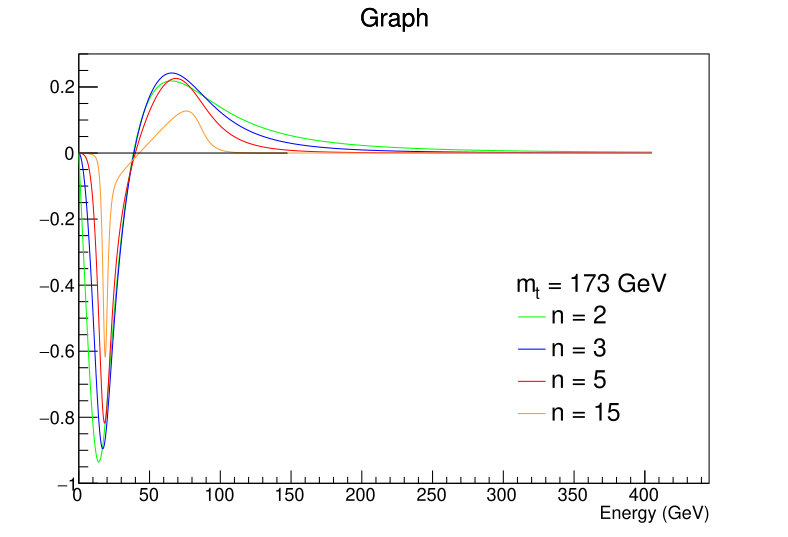

This chart was generated by the following Python code:
#! /usr/bin/env python 

from ROOT import gROOT, TFile, TCanvas, TF1, TGraph, TPaveText, TLatex, TH1F, TLegend, TLine, TColor
from array import array
import ROOT

import re

files = []

f15 = open("Numtab_WF15_LOTopDecay_v2.m","r")
f5 = open("Numtab_WF5_LOTopDecay_v2.m","r")
f3 = open("Numtab_WF3_LOTopDecay_v2.m","r")
f2 = open("Numtab_WF2_LOTopDecay_v2.m","r")

files.append( f2 )
files.append( f3 )
files.append( f5 )
files.append( f15 )

gr2 = TGraph()
gr3 = TGraph()
gr5 = TGraph()
gr15 = TGraph()

mymass = []

c= TCanvas("c","c",1)
nfile = 0

for f in files:

  total = ""
  for line in f:
    total += line

  weights = re.split("{{", total)

  i = 0
  massidx = 0

  myenergy = [ [] ]
  myvalue = [ [] ]
  mymass = []

  mass = []
  energy = []
  value = [] 

  for weight in weights:
    if i == 0:
      i = i+1
      continue
 
    tmp = re.sub('{','',weight) 
    tmp1 = re.sub('}','',tmp) 
    tmp2 = re.sub('\n','',tmp1)
    tmp3 = re.sub(' ','',tmp2)
    tmp4 = re.sub('\*\^','1e',tmp3)
    out = tmp4.split(",") 

    print tmp
    print " " 
    print tmp1
    print " " 
    print tmp2
    print " " 
    print tmp4
    print " "
    print out
    
    mass.append( float(out[0]) )
    energy.append( float(out[1]) )
    value.append( float(out[2]) ) 

    if i == 1:
      mymass.append( float(out[0]) )  
    if i > 1 and mass[len(mass)-2] != mass[len(mass)-1]: 
      mymass.append( mass[len(mass)-1] )
      myenergy.append( [] )
      myvalue.append( [] )
      massidx = massidx + 1
      i= 1

    if i > 1800 :
      continue
    else:
      myenergy[massidx].append( float(out[1]) )
      myvalue[massidx].append( float(out[2]) )  

    i = i + 1

#print myenergy[0]
#print myvalue[0]

  energylen =  len(myenergy)
  masslen =  len(mymass)
  if energylen != masslen: 
    print "WRONG!!!!!!!!!!!!!!!!!!!!!"

  if nfile == 0:
    num = 2
  elif nfile == 1:
    num = 3
  elif nfile == 2:
    num = 5
  else:
    num = 15

  outname = "weightfunc"+str(num) + ".root"
  out = TFile( outname, "recreate")
  

  for j in range(0,massidx+1): 

    x = array('f',myenergy[j])
    y = array('f',myvalue[j])
    grname = str(mymass[j])
    gr = TGraph(len(x), x, y)
    gr.SetName(grname)
    gr.Write()

    if nfile == 0:
      if mymass[j] == 173:
        gr2 = TGraph(len(x), x, y)
        gr2.Draw("AC");
        gr2.SetLineColor(ROOT.kGreen)
        gr2.SetMaximum(0.3);
        gr2.SetMinimum(-1.0);
        gr2.GetXaxis().SetTitle("Energy (GeV)")
    elif nfile == 1:
      if mymass[j] == 173:
        gr3 = TGraph(len(x), x, y)
        gr3.Draw("C");
        gr3.SetLineColor(ROOT.kBlue)
    elif nfile == 2:
      if mymass[j] == 173:
        gr5 = TGraph(len(x), x, y)
        gr5.Draw("C");
        gr5.SetLineColor(ROOT.kRed)
    else:
      if mymass[j] == 173:
        gr15 = TGraph(len(x), x, y)
        gr15.Draw("C");
        gr15.SetLineColor(ROOT.kOrange+1)
  
  nfile = nfile + 1

line = TLine(0,0,147.5,0);
line.SetLineWidth(1)
line.Draw()

l = TLegend(0.65,0.2,0.85,0.5)
l.SetHeader("m_{t} = 173 GeV")
l.AddEntry(gr2,"n = 2","L")
l.AddEntry(gr3,"n = 3","L")
l.AddEntry(gr5,"n = 5","L")
l.AddEntry(gr15,"n = 15","L")
l.SetTextSize(0.05);
l.SetLineColor(0);
l.SetFillColor(0);
l.Draw()

c.Print("weightfunc.pdf")
